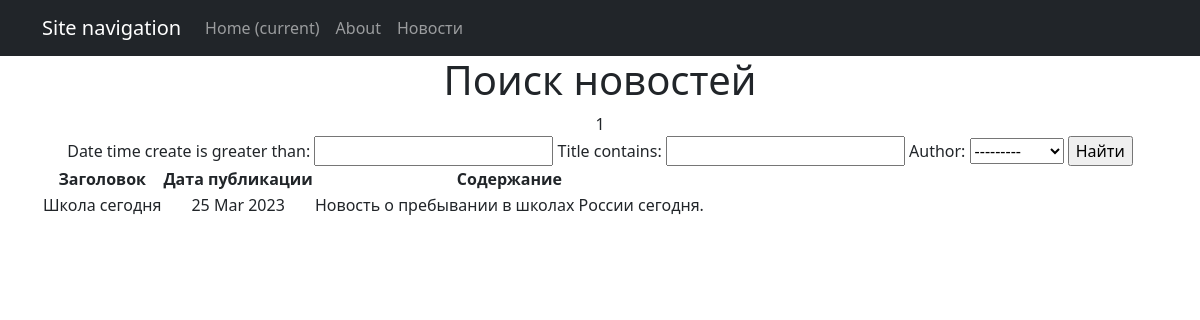
Page /news/search/ on the earlier database version.
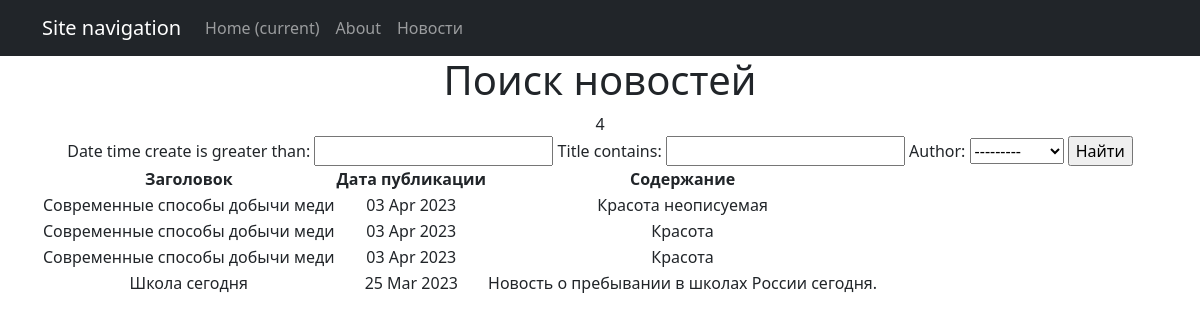
Same page on the later database version.
### news/models.py (models this page shows, shortened)
class Post(models.Model):
    author = models.ForeignKey(Author, on_delete=models.CASCADE)
    type = models.IntegerField(choices=post_type, default=0)
    date_time_create = models.DateTimeField(auto_now_add=True)
    category = models.ManyToManyField(Category, through='PostCategory')
    title = models.TextField(max_length=255)
    post_text = models.TextField(max_length=20000)
    post_rating = models.IntegerField(default=1)

### news/views.py (the view)
# urls.py: path('search/', SearchNewsList.as_view(),
class SearchNewsList(ListView):
    queryset = Post.objects.filter(type=0)
    ordering = '-date_time_create'
    template_name = 'search.html'
    context_object_name = 'news'
    paginate_by = 10
    def get_context_data(self, **kwargs):
        context = super().get_context_data(**kwargs)
        context['filter'] = NewsFilter(self.request.GET, queryset=self.get_queryset())
        return context

### news/models.py (called while the page is built)
    def __str__(self):
        return f'{self.user}'

### news/templatetags/custom_filters.py (called while the page is built)
@register.filter()
def censor(value):
    if not isinstance(value, str):
        raise ValueError('Фильтр только для строк')
    words = value.split()
    for i, word in enumerate(words):
        if word.lower() in BED_WORDS:
            words[i] = '*' * len(word)
    return ' '.join(words)

### templates/search.html (shortened to what this page needs)
{% extends 'flatpages/default.html' %}
{% load custom_filters %}
{% block content %}
<h1>Поиск новостей</h1>
    {{ news|length }}
    <form method="GET">
        {{ filter.form }}
        <input type="submit" value="Найти">
    </form>
    {% if news %}
        <table>
            <thead>
                <tr>
                    <th>Заголовок</th>
                    <th>Дата публикации</th>
                    <th>Содержание</th>
                </tr>
            </thead>
            {% for new in filter.qs %}
            <tr>
                <td>{{ new.title|censor }}</td>
                <td>{{ new.date_time_create|date:'d M Y' }}</td>
                <td>{{ new.post_text|censor|truncatewords:20 }}</td>
            </tr>
            {% endfor %}
        </table>
    {% else %}
        <h2>Новостей нет!</h2>
    {% endif %}
{% endblock content %}

### templates/flatpages/default.html (shortened to what this page needs)
<!DOCTYPE html>
<html lang="en">
    <head>
        {% load static %}
        <link href="{% static 'css/styles.css' %}" rel="stylesheet" />
    </head>
    <body>
<nav class="navbar navbar-expand-lg navbar-dark bg-dark static-top">
   <div class="container">
       <a class="navbar-brand" href="#">Site navigation</a>
       <div class="collapse navbar-collapse" id="navbarResponsive">
           <ul class="navbar-nav ml-auto">
               <li class="nav-item active">
                   <a class="nav-link" href="#">Home
                       <span class="sr-only">(current)</span>
                   </a>
               </li>
               <li class="nav-item">
                   <a class="nav-link" href="/about/">About</a>
               </li>
               <li class="nav-item">
                   <a class="nav-link" href="/news/">Новости</a>
               </li>
           </ul>
       </div>
   </div>
</nav>
        <div class="container">
            <div class="row">
                <div class="col-lg-12 text-center">
                    {% block content %}{% endblock content %}
                </div>
            </div>
        </div>
    </body>
</html>

Differences in the rows shown:
added Post: title|censor "Современные способы добычи меди", date_time_create "03 Apr 2023", post_text|censor "Красота неописуемая"
added Post: title|censor "Современные способы добычи меди", date_time_create "03 Apr 2023", post_text|censor "Красота"
added Post: title|censor "Современные способы добычи меди", date_time_create "03 Apr 2023", post_text|censor "Красота"
Other differences:
{{ news|length }}: "1" → "4"
